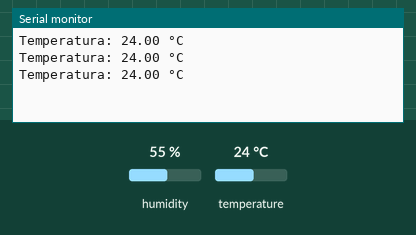
Bench run of a sketch on a simulated Arduino Uno, built with avr-gcc and run on an emulated ATmega328P. Parts: the last lines printed to the serial monitor. The inputs (shaded band) are chosen by the test bench; at power-on: temperature 24 °C, humidity 55 %.

Above: at 3.8 s.
3.9 s: temperature set to 12 °C
At 6.6 s:
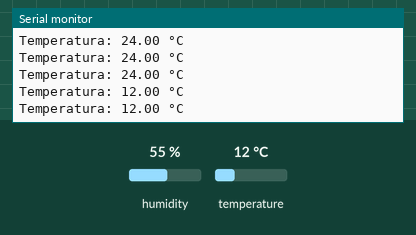
6.8 s: temperature set to 19 °C
At 7.6 s:
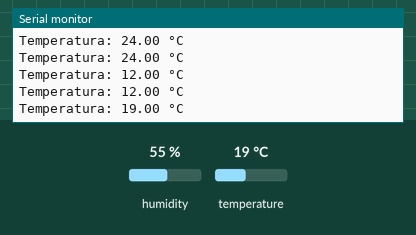
Timing chart, 0 to 9.8 s (numbered marks = the images above; inputs shaded):
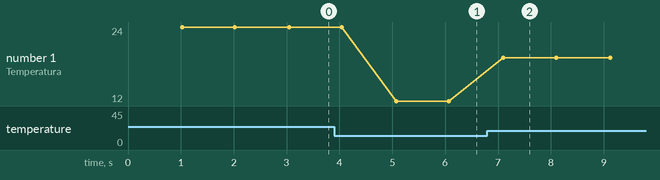

Measured:
- after the input at 3.9 s, the serial monitor: prints a new line after 1.2 s (image 1)
- after the input at 6.8 s, the serial monitor: prints a new line after 0.30 s (image 2)
- plotted number 1: 24 → 12 after the input at 3.9 s, 12 → 19 after the input at 6.8 s

The sketch:

SensorDeTemperatura.ino
```cpp
#include <DHT.h>

#define DHTTYPE DHT11
#define DHTPIN 2

DHT dht(DHTPIN, DHTTYPE);

void setup() {
  Serial.begin(9600);
  dht.begin();
}

void loop() {

  delay(1000);


  float temperatura = dht.readTemperature();

  Serial.print("Temperatura: ");
  Serial.print(temperatura);
  Serial.println(" °C");
}
```
